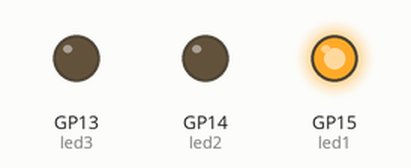
Simulated run of this program. Board: Raspberry Pi Pico running MicroPython. Parts: output pins drawn as LEDs (lit = HIGH).

Above: at 0.15 s.
At 1.35 s:
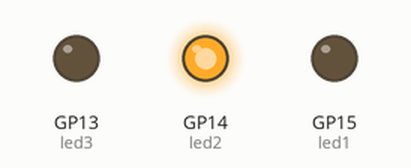
At 2.55 s:
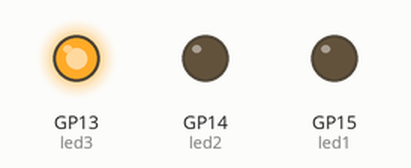
Timing chart, 0 to 3.0 s (numbered marks = the images above):
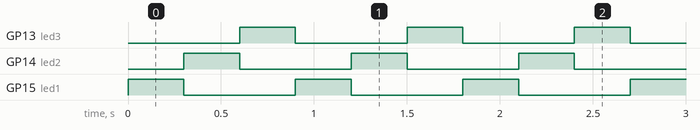

The program:

Multiple_LEDs.py
```python
from machine import Pin
from time import sleep

# Three LEDs on three different pins
led1 = Pin(15, Pin.OUT)
led2 = Pin(14, Pin.OUT)
led3 = Pin(13, Pin.OUT)

# A VARIABLE that controls the timing — change ONE number, change everything
blink_speed = 0.3      # seconds

while True:
    led1.value(1); sleep(blink_speed); led1.value(0)
    led2.value(1); sleep(blink_speed); led2.value(0)
    led3.value(1); sleep(blink_speed); led3.value(0)
```

Measured:
- by itself, GP13 (led3), GP14 (led2), GP15 (led1): alternates HIGH for 0.30 s and LOW for 0.60 s
- by itself, everything shown: repeats every 0.90 s, in 3 steps
